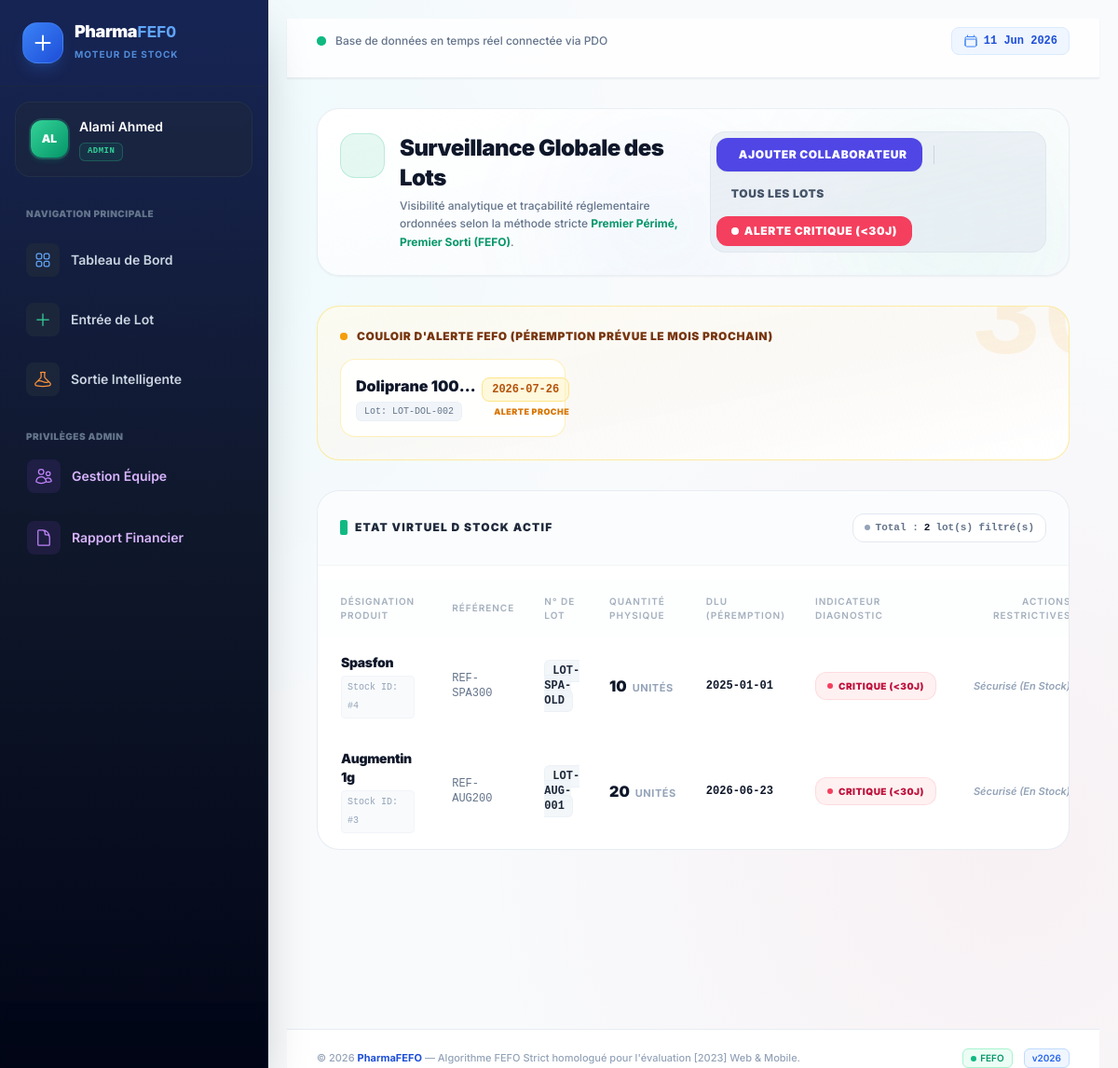
The app's page /index.php?action=dashboard&filter=ROUGE (signed in) with its own data.
### tables this page shows
CREATE TABLE lot_stocks (
    id INT AUTO_INCREMENT PRIMARY KEY,
    produit_id INT NOT NULL,
    numero_lot VARCHAR(100) NOT NULL,
    quantite INT NOT NULL,
    date_peremption DATE NOT NULL,
    statut ENUM('OK', 'WARNING', 'CRITICAL', 'EXPIRED') DEFAULT 'OK',
    CONSTRAINT FK_lot_produit FOREIGN KEY (produit_id) REFERENCES produits(id) ON DELETE CASCADE
);

CREATE TABLE produits (
    id INT AUTO_INCREMENT PRIMARY KEY,
    nom VARCHAR(150) NOT NULL,
    reference VARCHAR(100) UNIQUE NOT NULL,
    prix DECIMAL(10, 2) NOT NULL
);

### templates/dashboard/index.php (the view, shortened to what the rows shown need)
<div class="space-y-8 animate-fade-in">
    <div class="bg-gradient-to-br from-white to-slate-50/50 p-6 rounded-3xl border border-slate-200/70 shadow-sm flex flex-col lg:flex-row justify-between items-start lg:items-center gap-6 relative overflow-hidden">
        <div class="flex items-start gap-4 relative z-10">
            <div>
                <h2 class="text-2xl font-black text-slate-900 tracking-tight flex items-center gap-2">
                    Surveillance Globale des Lots
                </h2>
            </div>
        </div>
    </div>
    <?php if (!empty($notifications)): ?>
        <div class="bg-gradient-to-br from-amber-50/70 via-orange-50/40 to-white border border-amber-200/80 rounded-3xl p-6 shadow-xs relative overflow-hidden">
            <div class="grid grid-cols-1 md:grid-cols-2 lg:grid-cols-3 gap-4">
                <?php foreach ($notifications as $notif): ?>
                    <div class="bg-white/90 backdrop-blur border border-amber-200/60 hover:border-amber-300 p-4 rounded-2xl flex justify-between items-center shadow-xs group transition-all hover:shadow-sm">
                        <div class="space-y-1 max-w-[65%]">
                            <span class="font-black text-slate-900 block truncate group-hover:text-amber-900 transition-colors"><?= htmlspecialchars($notif['produit_nom']) ?></span>
                            <span class="inline-flex font-mono text-[10px] text-slate-500 bg-slate-100 px-2 py-0.5 rounded-md border border-slate-200/40">Lot: <?= htmlspecialchars($notif['numero_lot']) ?></span>
                        </div>
                        <div class="text-right shrink-0">
                            <span class="font-mono font-black text-amber-700 bg-amber-100/60 px-2.5 py-1 rounded-lg border border-amber-200 block text-xs shadow-2xs"><?= $notif['date_peremption'] ?></span>
                            <span class="text-[9px] text-amber-600 font-black uppercase tracking-wider block mt-1">Alerte Proche</span>
                        </div>
                    </div>
                <?php endforeach; ?>
            </div>
        </div>
    <?php endif; ?>
    <div class="bg-white rounded-3xl border border-slate-200/80 shadow-xs overflow-hidden">
        <div class="overflow-x-auto">
            <table class="w-full text-left border-collapse">
                <thead>
                    <tr class="bg-slate-50/30 border-b border-slate-200/60 text-slate-400 text-[10px] font-black uppercase tracking-widest">
                        <th class="py-4 px-6">Désignation Produit</th>
                        <th class="py-4 px-4">Référence</th>
                        <th class="py-4 px-4">N° de Lot</th>
                        <th class="py-4 px-4">Quantité Physique</th>
                        <th class="py-4 px-4">DLU (Péremption)</th>
                        <th class="py-4 px-4">Indicateur Diagnostic</th>
                        <?php if (isset($_SESSION['user_role']) && in_array($_SESSION['user_role'], ['pharmacien', 'admin'])): ?>
                            <th class="py-4 px-6 text-right">Actions Restrictives</th>
                        <?php endif; ?>
                    </tr>
                </thead>
                <tbody class="text-sm divide-y divide-slate-100">
                    <?php if (empty($processedLots)): ?>
                        <tr>
                            <td colspan="7" class="py-16 px-6 text-center text-slate-400 font-medium bg-slate-50/10">
                                <div class="w-16 h-16 bg-slate-100 rounded-2xl flex items-center justify-center text-3xl mx-auto mb-3 shadow-2xs border border-slate-200/40">
                                </div>
                                <p class="text-sm font-bold text-slate-800">Aucun lot actif disponible</p>
                                <p class="text-xs text-slate-400 mt-0.5">Aucun lot ne correspond aux critères de tri actuels.</p>
                            </td>
                        </tr>
                    <?php else: ?>
                        <?php foreach ($processedLots as $l): ?>
                            <tr class="hover:bg-slate-50/50 transition-colors group">
                                <td class="py-4 px-6">
                                    <span class="font-black text-slate-900 block group-hover:text-emerald-900 transition-colors tracking-tight"><?= htmlspecialchars($l['produit_nom']) ?></span>
                                    <span class="inline-flex font-mono text-[10px] text-slate-400 bg-slate-50 px-1.5 py-0.5 rounded border border-slate-100 mt-1">Stock ID: #<?= $l['id'] ?></span>
                                </td>
                                <td class="py-4 px-4 font-mono text-xs text-slate-500 group-hover:text-slate-700 transition-colors">
                                    <?= htmlspecialchars($l['reference']) ?>
                                </td>
                                <td class="py-4 px-4 font-mono text-xs text-slate-800 font-bold">
                                    <span class="bg-slate-100/80 px-2 py-1 rounded-md border border-slate-200/40"><?= htmlspecialchars($l['numero_lot']) ?></span>
                                </td>
                                <td class="py-4 px-4 whitespace-nowrap">
                                    <span class="font-black text-slate-900 text-base"><?= $l['quantite'] ?></span>
                                    <span class="text-[11px] text-slate-400 font-bold uppercase tracking-wider ml-0.5">unités</span>
                                </td>
                                <td class="py-4 px-4 font-mono text-xs font-black text-slate-900">
                                    <?= $l['date_peremption'] ?>
                                </td>
                                <td class="py-4 px-4 whitespace-nowrap">
                                    <?php if((isset($l['statut']) && $l['statut'] === 'EXPIRED') || (isset($l['badge_text']) && strpos($l['badge_text'], 'EXPIRED') !== false)): ?>
                                        <span class="inline-flex items-center gap-1.5 px-3 py-1 rounded-xl text-[10px] font-black uppercase tracking-wider bg-rose-50 text-rose-700 border border-rose-200/60 shadow-2xs">
                                            <span class="w-1.5 h-1.5 rounded-full bg-rose-500 animate-pulse"></span> Périmé (Expired)
                                        </span>
                                    <?php elseif(strpos($l['badge_text'], 'Rouge') !== false): ?>
                                        <span class="inline-flex items-center gap-1.5 px-3 py-1 rounded-xl text-[10px] font-black uppercase tracking-wider bg-rose-50 text-rose-700 border border-rose-200/60 shadow-2xs">
                                            <span class="w-1.5 h-1.5 rounded-full bg-rose-500 animate-pulse"></span> Critique (&lt;30j)
                                        </span>
                                    <?php elseif(strpos($l['badge_text'], 'Orange') !== false): ?>
                                        <span class="inline-flex items-center gap-1.5 px-3 py-1 rounded-xl text-[10px] font-black uppercase tracking-wider bg-amber-50 text-amber-700 border border-amber-200/60 shadow-2xs">
                                            <span class="w-1.5 h-1.5 rounded-full bg-amber-500"></span> Vigilance (&lt;90j)
                                        </span>
                                    <?php else: ?>
                                        <span class="inline-flex items-center gap-1.5 px-3 py-1 rounded-xl text-[10px] font-black uppercase tracking-wider bg-emerald-50 text-emerald-700 border border-emerald-200/60 shadow-2xs">
                                            <span class="w-1.5 h-1.5 rounded-full bg-emerald-500"></span> Conforme (&gt;6m)
                                        </span>
                                    <?php endif; ?>
                                </td>
                                <?php if (isset($_SESSION['user_role']) && in_array($_SESSION['user_role'], ['pharmacien', 'admin'])): ?>
                                    <td class="py-4 px-6 text-right whitespace-nowrap">
                                        <?php
                                        $isLotExpired = (isset($l['statut']) && $l['statut'] === 'EXPIRED') || (isset($l['badge_text']) && strpos($l['badge_text'], 'EXPIRED') !== false);
                                        if ($isLotExpired): ?>
                                            <form method="POST" action="index.php?action=retirer-petime" class="inline">
                                                <input type="hidden" name="lot_id" value="<?= $l['id'] ?>">
                                                <button type="submit"
                                                        onclick="return confirm('Êtes-vous sûr de vouloir retirer ce lot périmé ? La valeur financière du gâchis sera calculée et ajoutée au rapport.')"
                                                        class="bg-rose-600 hover:bg-rose-700 text-white font-black text-[10px] uppercase tracking-widest px-3 py-2.5 rounded-xl transition-all inline-block border border-rose-600 shadow-2xs active:scale-95 cursor-pointer">
                                                     Retirer & Valider la perte
                                                </button>
                                            </form>
                                        <?php else: ?>
                                            <span class="text-[11px] text-slate-400 font-semibold italic select-none">
                                                 Sécurisé (En Stock)
                                            </span>
                                        <?php endif; ?>
                                    </td>
                                <?php endif; ?>
                            </tr>
                        <?php endforeach; ?>
                    <?php endif; ?>
                </tbody>
            </table>
        </div>
    </div>
</div>

### records on screen
lot_stocks: produit.nom "Doliprane 100…", numero_lot "LOT-DOL-002", date_peremption "2026-07-26"
lot_stocks: produit.nom "Spasfon", id "4", produit.reference "REF-SPA300", numero_lot "LOT-SPA-OLD", quantite "10", date_peremption "2025-01-01", statut "CRITIQUE (<30J)"
lot_stocks: produit.nom "Augmentin 1g", id "3", produit.reference "REF-AUG200", numero_lot "LOT-AUG-001", quantite "20", date_peremption "2026-06-23", statut "CRITIQUE (<30J)"

### other values on screen
mb_substr($_SESSION['user_nom'], 0, 2) "AL"
$_SESSION['user_nom'] "Alami Ahmed"
$_SESSION['user_role'] "ADMIN"
count($processedLots) "2"
